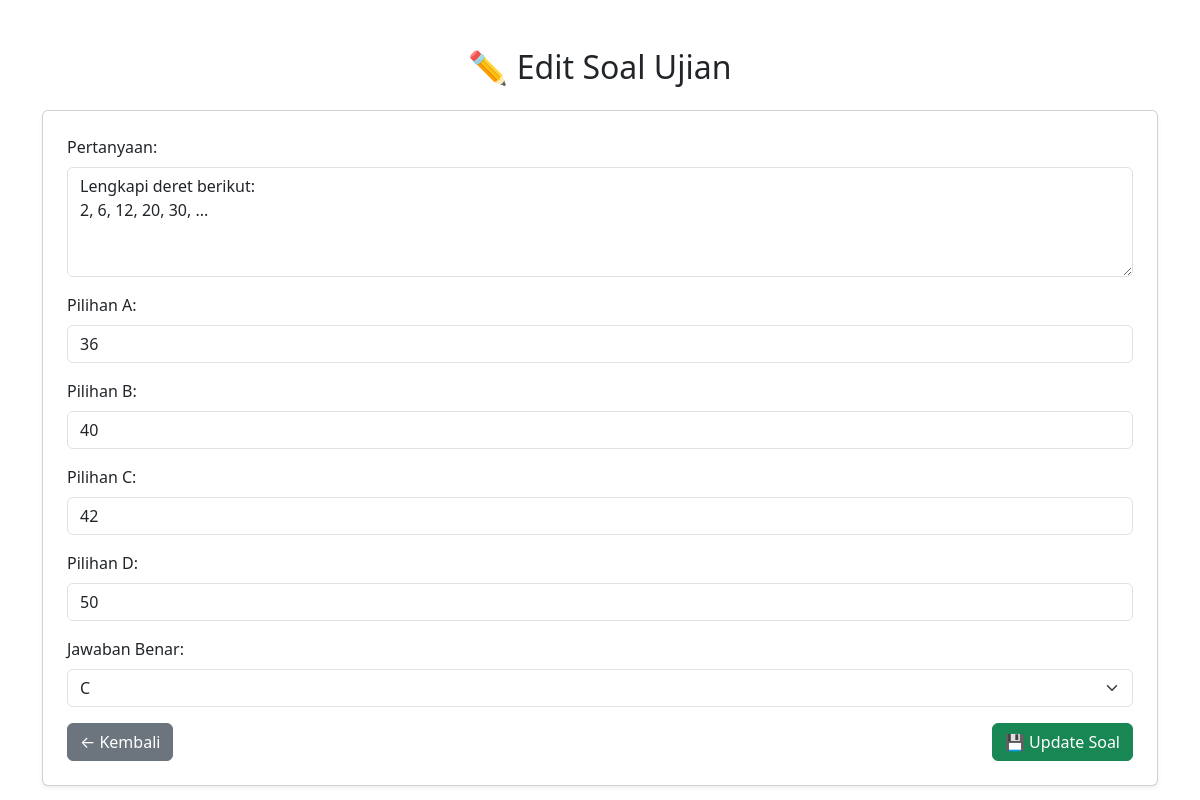
The page /admin/edit_soal.php?id=1 on the database its author committed.
### tables this page shows
CREATE TABLE `soal_ujian` (
  `id` int(11) NOT NULL,
  `pertanyaan` text NOT NULL,
  `pilihan_a` varchar(255) NOT NULL,
  `pilihan_b` varchar(255) NOT NULL,
  `pilihan_c` varchar(255) NOT NULL,
  `pilihan_d` varchar(255) NOT NULL,
  `jawaban` char(1) NOT NULL,
  `created_at` timestamp NOT NULL DEFAULT current_timestamp()
);

### admin/edit_soal.php (the view, shortened to what this page needs)
<?php
include 'koneksi.php';
$id = $_GET['id'];
$query = mysqli_query($conn, "SELECT * FROM soal_ujian WHERE id = '$id'");
$data = mysqli_fetch_assoc($query);
?>
<!DOCTYPE html>
<html lang="id">
<head>
    <link href="https://cdn.jsdelivr.net/npm/bootstrap@5.3.0/dist/css/bootstrap.min.css" rel="stylesheet">
</head>
<body>
<div class="container mt-5">
    <h2 class="text-center mb-4">✏️ Edit Soal Ujian</h2>
    <form method="POST" class="card p-4 shadow-sm">
        <div class="mb-3">
            <label class="form-label">Pertanyaan:</label>
            <textarea class="form-control" name="pertanyaan" rows="4" required><?= htmlspecialchars($data['pertanyaan']) ?></textarea>
        </div>
        <div class="mb-3">
            <label class="form-label">Pilihan A:</label>
            <input type="text" class="form-control" name="pilihan_a" value="<?= htmlspecialchars($data['pilihan_a']) ?>" required>
        </div>
        <div class="mb-3">
            <label class="form-label">Pilihan B:</label>
            <input type="text" class="form-control" name="pilihan_b" value="<?= htmlspecialchars($data['pilihan_b']) ?>" required>
        </div>
        <div class="mb-3">
            <label class="form-label">Pilihan C:</label>
            <input type="text" class="form-control" name="pilihan_c" value="<?= htmlspecialchars($data['pilihan_c']) ?>" required>
        </div>
        <div class="mb-3">
            <label class="form-label">Pilihan D:</label>
            <input type="text" class="form-control" name="pilihan_d" value="<?= htmlspecialchars($data['pilihan_d']) ?>" required>
        </div>
        <div class="mb-3">
            <label class="form-label">Jawaban Benar:</label>
            <select name="jawaban" class="form-select" required>
                <option value="c" <?= $data['jawaban'] == 'c' ? 'selected' : '' ?>>C</option>
            </select>
        </div>
        <div class="d-flex justify-content-between">
            <a href="ujian_pelamar_admin.php" class="btn btn-secondary">← Kembali</a>
            <button type="submit" class="btn btn-success">💾 Update Soal</button>
        </div>
    </form>
</div>
</body>
</html>

### rows shown on the page
soal_ujian: pertanyaan "Lengkapi deret berikut: 2, 6, 12, 20, 30, ...", pilihan_a "36", pilihan_b "40", pilihan_c "42", pilihan_d "50", jawaban "C"
